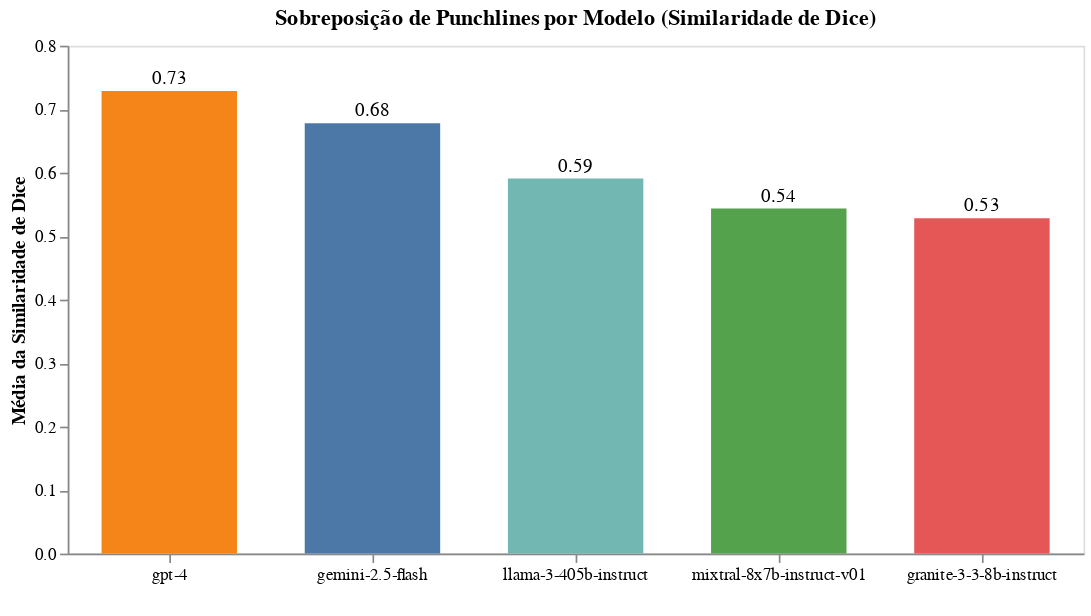
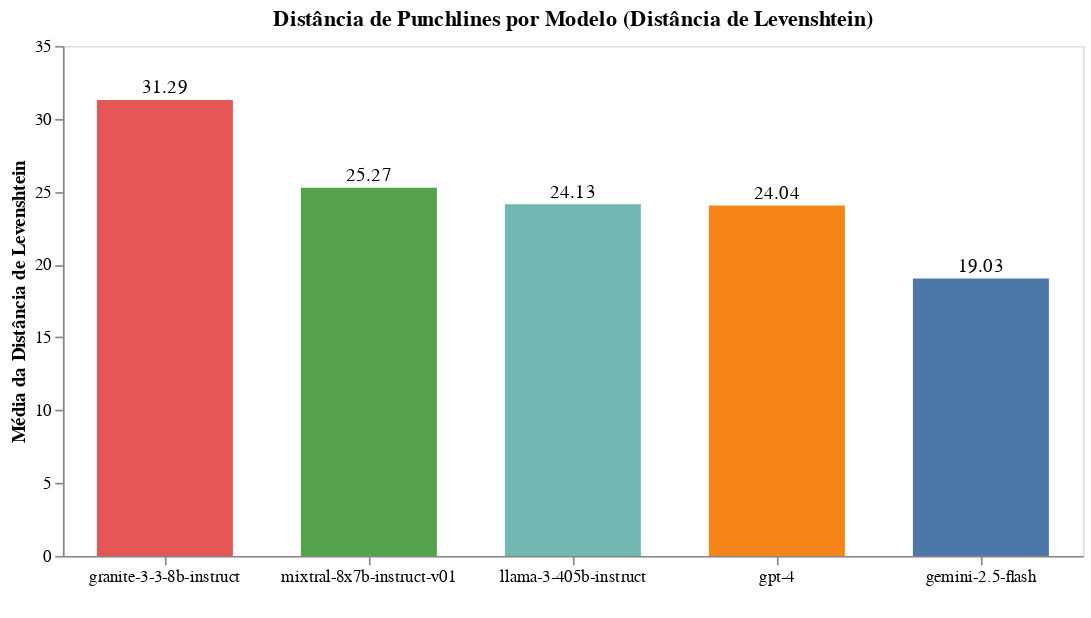

These figures' notebook cell, in order:
### Code cell
df_dice = df_punchlines[['dice_similarity']].reset_index().rename(columns={'index': 'model'})
df_lev = df_punchlines[['levenshtein_distance']].reset_index().rename(columns={'index': 'model'})

dice_order = df_dice.sort_values('dice_similarity')['model'].tolist()[::-1]
lev_order = df_lev.sort_values('levenshtein_distance')['model'].tolist()[::-1]

chart_dice = alt.layer(
    alt.Chart(df_dice).mark_bar(size=80).encode(
        x=alt.X('model:N', sort=dice_order, title=' ',
                scale=alt.Scale(paddingInner=0.1), axis=alt.Axis(grid=False)),
        y=alt.Y('dice_similarity:Q', title='Média da Similaridade de Dice', axis=alt.Axis(grid=False)),
        color=alt.Color('model:N', legend=None)
    ),
    alt.Chart(df_dice).mark_text(
        align='center',
        baseline='bottom',
        dy=-2
    ).encode(
        x=alt.X('model:N', sort=dice_order),
        y='dice_similarity:Q',
        text=alt.Text('dice_similarity:Q', format=".2f")
    )
).properties(
    width=600,
    height=300,
    title='Sobreposição de Punchlines por Modelo (Similaridade de Dice)'
).configure_axisX(
    labelAngle=0,
    labelAlign='center'
)

chart_lev = alt.layer(
    alt.Chart(df_lev).mark_bar(size=80).encode(
        x=alt.X('model:N', sort=lev_order, title=' ',
                scale=alt.Scale(paddingInner=0.1), axis=alt.Axis(grid=False)),
        y=alt.Y('levenshtein_distance:Q', title='Média da Distância de Levenshtein', axis=alt.Axis(grid=False)),
        color=alt.Color('model:N', legend=None)
    ),
    alt.Chart(df_lev).mark_text(
        align='center',
        baseline='bottom',
        dy=-2
    ).encode(
        x=alt.X('model:N', sort=lev_order),
        y='levenshtein_distance:Q',
        text=alt.Text('levenshtein_distance:Q', format=".2f")
    )
).properties(
    width=600,
    height=300,
    title='Distância de Punchlines por Modelo (Distância de Levenshtein)'
).configure_axisX(
    labelAngle=0,
    labelAlign='center'
)

chart_dice.save(os.path.join(visus_path,"punchlines_dice.png"), scale_factor=3.0)
chart_lev.save(os.path.join(visus_path, "punchlines_levenshtein.png"), scale_factor=3.0)

chart_dice.show()
chart_lev.show()

### Figure 1 — Vega-Lite specification as saved in the notebook (floating-point values rounded to 4 significant figures)
{"config": {"view": {"continuousWidth": 300, "continuousHeight": 300}, "axisX": {"labelAlign": "center", "labelAngle": 0}}, "layer": [{"mark": {"type": "bar", "size": 80}, "encoding": {"color": {"field": "model", "legend": null, "type": "nominal"}, "x": {"axis": {"grid": false}, "field": "model", "scale": {"paddingInner": 0.1}, "sort": ["gpt-4", "gemini-2.5-flash", "llama-3-405b-instruct", "mixtral-8x7b-instruct-v01", "granite-3-3-8b-instruct"], "title": " ", "type": "nominal"}, "y": {"axis": {"grid": false}, "field": "dice_similarity", "title": "Média da Similaridade de Dice", "type": "quantitative"}}}, {"mark": {"type": "text", "align": "center", "baseline": "bottom", "dy": -2}, "encoding": {"text": {"field": "dice_similarity", "format": ".2f", "type": "quantitative"}, "x": {"field": "model", "sort": ["gpt-4", "gemini-2.5-flash", "llama-3-405b-instruct", "mixtral-8x7b-instruct-v01", "granite-3-3-8b-instruct"], "type": "nominal"}, "y": {"field": "dice_similarity", "type": "quantitative"}}}], "data": {"name": "data-02ad692e4d209a1004b34e6ec579f46d"}, "height": 300, "title": "Sobreposição de Punchlines por Modelo (Similaridade de Dice)", "width": 600, "$schema": "https://vega.github.io/schema/vega-lite/v5.20.1.json", "datasets": {"data-02ad692e4d209a1004b34e6ec579f46d": [{"model": "mixtral-8x7b-instruct-v01", "dice_similarity": 0.5436}, {"model": "granite-3-3-8b-instruct", "dice_similarity": 0.5283}, {"model": "gemini-2.5-flash", "dice_similarity": 0.6778}, {"model": "gpt-4", "dice_similarity": 0.7286}, {"model": "llama-3-405b-instruct", "dice_similarity": 0.5909}]}}

### Figure 2 — Vega-Lite specification as saved in the notebook (floating-point values rounded to 4 significant figures)
{"config": {"view": {"continuousWidth": 300, "continuousHeight": 300}, "axisX": {"labelAlign": "center", "labelAngle": 0}}, "layer": [{"mark": {"type": "bar", "size": 80}, "encoding": {"color": {"field": "model", "legend": null, "type": "nominal"}, "x": {"axis": {"grid": false}, "field": "model", "scale": {"paddingInner": 0.1}, "sort": ["granite-3-3-8b-instruct", "mixtral-8x7b-instruct-v01", "llama-3-405b-instruct", "gpt-4", "gemini-2.5-flash"], "title": " ", "type": "nominal"}, "y": {"axis": {"grid": false}, "field": "levenshtein_distance", "title": "Média da Distância de Levenshtein", "type": "quantitative"}}}, {"mark": {"type": "text", "align": "center", "baseline": "bottom", "dy": -2}, "encoding": {"text": {"field": "levenshtein_distance", "format": ".2f", "type": "quantitative"}, "x": {"field": "model", "sort": ["granite-3-3-8b-instruct", "mixtral-8x7b-instruct-v01", "llama-3-405b-instruct", "gpt-4", "gemini-2.5-flash"], "type": "nominal"}, "y": {"field": "levenshtein_distance", "type": "quantitative"}}}], "data": {"name": "data-53926a30c674160e1749d877a7d8de73"}, "height": 300, "title": "Distância de Punchlines por Modelo (Distância de Levenshtein)", "width": 600, "$schema": "https://vega.github.io/schema/vega-lite/v5.20.1.json", "datasets": {"data-53926a30c674160e1749d877a7d8de73": [{"model": "mixtral-8x7b-instruct-v01", "levenshtein_distance": 25.27}, {"model": "granite-3-3-8b-instruct", "levenshtein_distance": 31.29}, {"model": "gemini-2.5-flash", "levenshtein_distance": 19.03}, {"model": "gpt-4", "levenshtein_distance": 24.04}, {"model": "llama-3-405b-instruct", "levenshtein_distance": 24.13}]}}
